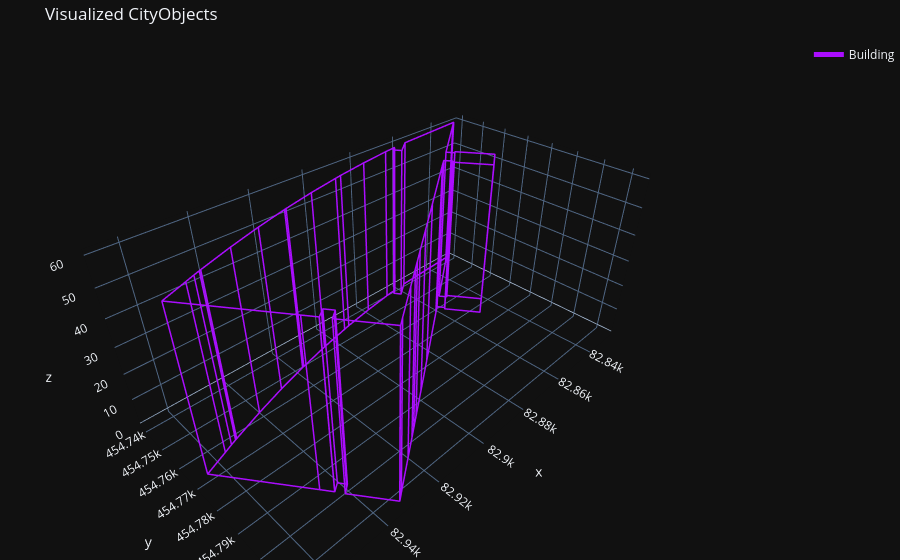

Write notebook code for a chart like this one.
### Code cell
cto1 = [cjlod1["CityObjects"]['bag_0518100000229788']]
visualize_cityjson_3d(cto1, vertices_lod1)
